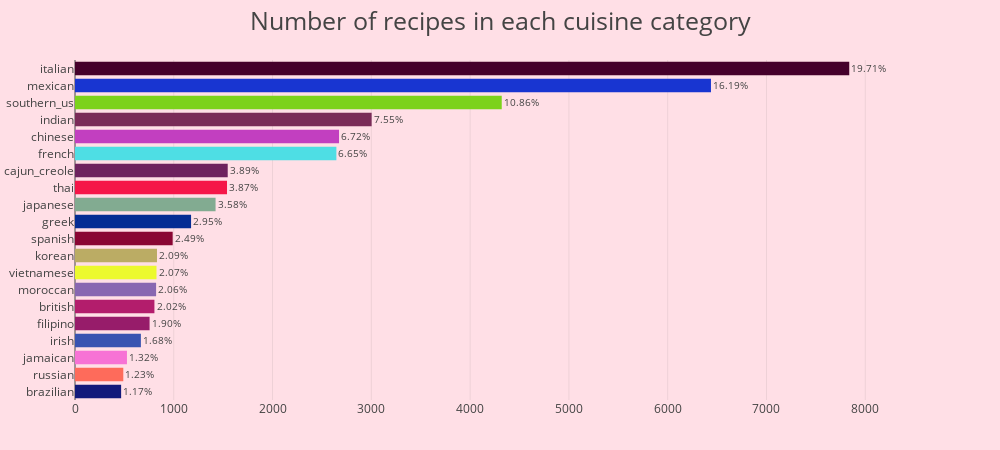

Notebook code for this chart:
### Code cell
trace = go.Bar(
            x=train_data.cuisine.value_counts().values[::-1],
            y= [i for i in train_data.cuisine.value_counts().index][::-1],
            text =labelpercents[::-1],  textposition = 'outside', 
            orientation = 'h',marker = dict(color = random_colours(20)))
layout = go.Layout(title='Number of recipes in each cuisine category',
                   titlefont = dict(size = 25),
                   width=1000, height=450, 
                   plot_bgcolor = 'rgba(0,0,0,0)',
                   paper_bgcolor = 'rgba(255, 219, 227, 0.88)',
                   margin=dict(l=75,r=110,b=50,t=60),
                   )
data = [trace]
fig = dict(data=data, layout=layout)
iplot(fig, filename='horizontal-bar')

### Figure 1 — Plotly figure (JSON) as saved in the notebook; plotly's stock layout.template omitted (floating-point values rounded to 4 significant figures)
{"data": [{"marker": {"color": ["#12197B", "#FE6B5B", "#F772D5", "#3953B1", "#971C6A", "#B31D6C", "#8867B1", "#ECF92E", "#BBAC64", "#890633", "#052C94", "#82AB91", "#F51648", "#6E235F", "#4EDEE4", "#C23FC0", "#7A2B58", "#7CD21C", "#1835D1", "#45002B"]}, "orientation": "h", "text": ["1.17%", "1.23%", "1.32%", "1.68%", "1.90%", "2.02%", "2.06%", "2.07%", "2.09%", "2.49%", "2.95%", "3.58%", "3.87%", "3.89%", "6.65%", "6.72%", "7.55%", "10.86%", "16.19%", "19.71%"], "textposition": "outside", "type": "bar", "uid": "f8c5c6f1-d062-4dcc-9056-82f93c1a7f88", "x": [467, 489, 526, 667, 755, 804, 821, 825, 830, 989, 1175, 1423, 1539, 1546, 2646, 2673, 3003, 4320, 6438, 7838], "y": ["brazilian", "russian", "jamaican", "irish", "filipino", "british", "moroccan", "vietnamese", "korean", "spanish", "greek", "japanese", "thai", "cajun_creole", "french", "chinese", "indian", "southern_us", "mexican", "italian"]}], "layout": {"height": 450, "margin": {"b": 50, "l": 75, "r": 110, "t": 60}, "paper_bgcolor": "rgba(255, 219, 227, 0.88)", "plot_bgcolor": "rgba(0,0,0,0)", "title": {"font": {"size": 25}, "text": "Number of recipes in each cuisine category"}, "width": 1000}}
